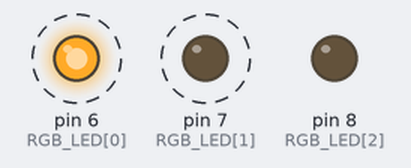
A sketch run on a simulated Arduino Uno, built with avr-gcc and run on an emulated ATmega328P. On the bench: output pins drawn as LEDs (lit = HIGH). Dashed ring = blinking. What the sketch prints to the serial monitor is not drawn.

Above: at 0.2 s.
Timing chart, 0 to 4.6 s (numbered marks = the images above):
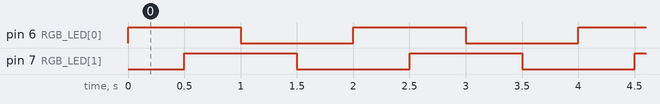

Measured:
- by itself, pin 6 (RGB_LED[0]), pin 7 (RGB_LED[1]): alternates HIGH for 1.0 s and LOW for 1.0 s
- by itself, everything shown: repeats every 2.0 s, in 4 steps

The sketch:

5-1_2_practice.ino
```cpp
int RGB_LED[] = { 6, 7, 8 };

void setup() {
  for (int i = 0; i < 3; i++)
    pinMode(RGB_LED[i], OUTPUT);
  Serial.begin(9600);
}

void set_led(char *title, int r_flag, int g_flag, int b_flag) {
  Serial.println(title);
  digitalWrite(RGB_LED[0], r_flag);
  digitalWrite(RGB_LED[1], g_flag);
  digitalWrite(RGB_LED[2], b_flag);
  delay(500);
}

void loop() {
  // set_led("빨간색 켜짐", HIGH, LOW, LOW);
  // set_led("녹색 켜짐", LOW, HIGH, LOW);
  // set_led("파란색 켜짐", LOW, LOW, HIGH);
  // set_led("노란색 켜짐", HIGH, HIGH, LOW);
  // set_led("자주색 켜짐", HIGH, LOW, HIGH);
  // set_led("청록색 켜짐", LOW, HIGH, HIGH);
  // set_led("흰색 켜짐", HIGH, HIGH, HIGH);
  // set_led("꺼짐", LOW, LOW, LOW);

  set_led("빨간색 켜짐", HIGH, LOW, LOW);
  set_led("노란색 켜짐", HIGH, HIGH, LOW);
  set_led("녹색 켜짐", LOW, HIGH, LOW);
  set_led("꺼짐", LOW, LOW, LOW);
}
```
